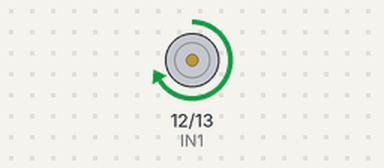
Bench run of a sketch on a simulated Arduino Uno, built with avr-gcc and run on an emulated ATmega328P. On the bench: motor-driver pin pairs drawn as motors (green arrow = first pin HIGH = forward, orange = second pin HIGH = backward, longer = more drive, scaled by the enable pin).

Above: at 1.5 s.
At 5.5 s:
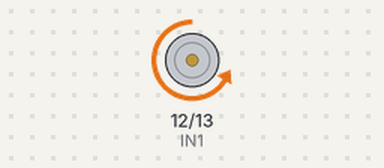
At 8.0 s:
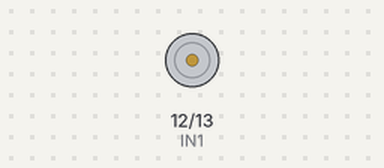
Timing chart, 0 to 11.7 s (numbered marks = the images above):
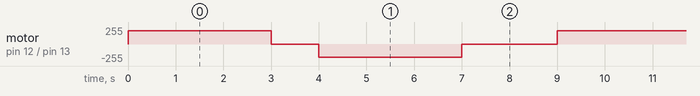

The sketch:

l298n.ino
```cpp
const int ENA = 11;
const int IN1 = 12;
const int IN2 = 13;

void setup() {
  pinMode(ENA, OUTPUT);
  pinMode(IN1, OUTPUT);
  pinMode(IN2, OUTPUT);
}

void loop() {
  // ===== قدّام =====
  digitalWrite(IN1, HIGH);
  digitalWrite(IN2, LOW);
  analogWrite(ENA, 200);   // سرعة
  delay(3000);

  // ===== وقف =====
  digitalWrite(IN1, LOW);
  digitalWrite(IN2, LOW);
  analogWrite(ENA, 0);
  delay(1000);

  // ===== عكس =====
  digitalWrite(IN1, LOW);
  digitalWrite(IN2, HIGH);
  analogWrite(ENA, 200);
  delay(3000);

  // ===== وقف =====
  digitalWrite(IN1, LOW);
  digitalWrite(IN2, LOW);
  analogWrite(ENA, 0);
  delay(2000);
}
```

Measured:
- by itself, motor on pin 12 (IN1) / pin 13 (IN2): repeats every 9.0 s: stopped 1.0 s, backward 200/255 3.0 s, stopped 2.0 s, forward 200/255 3.0 s
